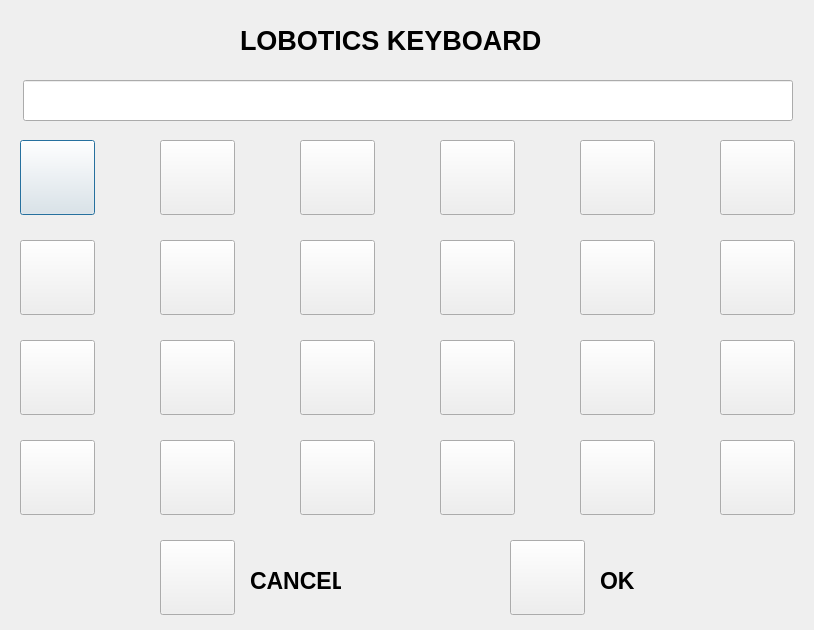
<?xml version="1.0" encoding="UTF-8"?>
<ui version="4.0">
 <class>Dialog</class>
 <widget class="QDialog" name="Dialog">
  <property name="geometry">
   <rect>
    <x>0</x>
    <y>0</y>
    <width>814</width>
    <height>630</height>
   </rect>
  </property>
  <property name="windowTitle">
   <string>Dialog</string>
  </property>
  <widget class="QLineEdit" name="lineEdit">
   <property name="geometry">
    <rect>
     <x>23</x>
     <y>80</y>
     <width>770</width>
     <height>41</height>
    </rect>
   </property>
   <property name="font">
    <font>
     <pointsize>20</pointsize>
    </font>
   </property>
   <property name="text">
    <string/>
   </property>
  </widget>
  <widget class="QPushButton" name="pushButton_0">
   <property name="geometry">
    <rect>
     <x>20</x>
     <y>140</y>
     <width>75</width>
     <height>75</height>
    </rect>
   </property>
   <property name="text">
    <string/>
   </property>
  </widget>
  <widget class="QPushButton" name="pushButton_1">
   <property name="geometry">
    <rect>
     <x>160</x>
     <y>140</y>
     <width>75</width>
     <height>75</height>
    </rect>
   </property>
   <property name="text">
    <string/>
   </property>
  </widget>
  <widget class="QPushButton" name="pushButton_2">
   <property name="geometry">
    <rect>
     <x>300</x>
     <y>140</y>
     <width>75</width>
     <height>75</height>
    </rect>
   </property>
   <property name="text">
    <string/>
   </property>
  </widget>
  <widget class="QPushButton" name="pushButton_3">
   <property name="geometry">
    <rect>
     <x>440</x>
     <y>140</y>
     <width>75</width>
     <height>75</height>
    </rect>
   </property>
   <property name="text">
    <string/>
   </property>
  </widget>
  <widget class="QPushButton" name="pushButton_4">
   <property name="geometry">
    <rect>
     <x>580</x>
     <y>140</y>
     <width>75</width>
     <height>75</height>
    </rect>
   </property>
   <property name="text">
    <string/>
   </property>
  </widget>
  <widget class="QPushButton" name="pushButton_5">
   <property name="geometry">
    <rect>
     <x>720</x>
     <y>140</y>
     <width>75</width>
     <height>75</height>
    </rect>
   </property>
   <property name="text">
    <string/>
   </property>
  </widget>
  <widget class="QPushButton" name="pushButton_6">
   <property name="geometry">
    <rect>
     <x>20</x>
     <y>240</y>
     <width>75</width>
     <height>75</height>
    </rect>
   </property>
   <property name="text">
    <string/>
   </property>
  </widget>
  <widget class="QPushButton" name="pushButton_7">
   <property name="geometry">
    <rect>
     <x>160</x>
     <y>240</y>
     <width>75</width>
     <height>75</height>
    </rect>
   </property>
   <property name="text">
    <string/>
   </property>
  </widget>
  <widget class="QPushButton" name="pushButton_8">
   <property name="geometry">
    <rect>
     <x>300</x>
     <y>240</y>
     <width>75</width>
     <height>75</height>
    </rect>
   </property>
   <property name="text">
    <string/>
   </property>
  </widget>
  <widget class="QPushButton" name="pushButton_9">
   <property name="geometry">
    <rect>
     <x>440</x>
     <y>240</y>
     <width>75</width>
     <height>75</height>
    </rect>
   </property>
   <property name="text">
    <string/>
   </property>
  </widget>
  <widget class="QPushButton" name="pushButton_m">
   <property name="geometry">
    <rect>
     <x>580</x>
     <y>240</y>
     <width>75</width>
     <height>75</height>
    </rect>
   </property>
   <property name="text">
    <string/>
   </property>
  </widget>
  <widget class="QPushButton" name="pushButton_g">
   <property name="geometry">
    <rect>
     <x>720</x>
     <y>240</y>
     <width>75</width>
     <height>75</height>
    </rect>
   </property>
   <property name="text">
    <string/>
   </property>
  </widget>
  <widget class="QPushButton" name="pushButton_l">
   <property name="geometry">
    <rect>
     <x>20</x>
     <y>340</y>
     <width>75</width>
     <height>75</height>
    </rect>
   </property>
   <property name="text">
    <string/>
   </property>
  </widget>
  <widget class="QPushButton" name="pushButton_x">
   <property name="geometry">
    <rect>
     <x>160</x>
     <y>340</y>
     <width>75</width>
     <height>75</height>
    </rect>
   </property>
   <property name="text">
    <string/>
   </property>
  </widget>
  <widget class="QPushButton" name="pushButton_y">
   <property name="geometry">
    <rect>
     <x>300</x>
     <y>340</y>
     <width>75</width>
     <height>75</height>
    </rect>
   </property>
   <property name="text">
    <string/>
   </property>
  </widget>
  <widget class="QPushButton" name="pushButton_z">
   <property name="geometry">
    <rect>
     <x>440</x>
     <y>340</y>
     <width>75</width>
     <height>75</height>
    </rect>
   </property>
   <property name="text">
    <string/>
   </property>
  </widget>
  <widget class="QPushButton" name="pushButton_e">
   <property name="geometry">
    <rect>
     <x>580</x>
     <y>340</y>
     <width>75</width>
     <height>75</height>
    </rect>
   </property>
   <property name="text">
    <string/>
   </property>
  </widget>
  <widget class="QPushButton" name="pushButton_s">
   <property name="geometry">
    <rect>
     <x>720</x>
     <y>340</y>
     <width>75</width>
     <height>75</height>
    </rect>
   </property>
   <property name="text">
    <string/>
   </property>
  </widget>
  <widget class="QPushButton" name="pushButton_f">
   <property name="geometry">
    <rect>
     <x>20</x>
     <y>440</y>
     <width>75</width>
     <height>75</height>
    </rect>
   </property>
   <property name="text">
    <string/>
   </property>
  </widget>
  <widget class="QPushButton" name="pushButton_t">
   <property name="geometry">
    <rect>
     <x>160</x>
     <y>440</y>
     <width>75</width>
     <height>75</height>
    </rect>
   </property>
   <property name="text">
    <string/>
   </property>
  </widget>
  <widget class="QPushButton" name="pushButton_kongge">
   <property name="geometry">
    <rect>
     <x>300</x>
     <y>440</y>
     <width>75</width>
     <height>75</height>
    </rect>
   </property>
   <property name="text">
    <string/>
   </property>
  </widget>
  <widget class="QPushButton" name="pushButton_dian">
   <property name="geometry">
    <rect>
     <x>440</x>
     <y>440</y>
     <width>75</width>
     <height>75</height>
    </rect>
   </property>
   <property name="text">
    <string/>
   </property>
  </widget>
  <widget class="QPushButton" name="pushButton_fuhao">
   <property name="geometry">
    <rect>
     <x>580</x>
     <y>440</y>
     <width>75</width>
     <height>75</height>
    </rect>
   </property>
   <property name="text">
    <string/>
   </property>
  </widget>
  <widget class="QPushButton" name="pushButton_delete">
   <property name="geometry">
    <rect>
     <x>720</x>
     <y>440</y>
     <width>75</width>
     <height>75</height>
    </rect>
   </property>
   <property name="text">
    <string/>
   </property>
  </widget>
  <widget class="QPushButton" name="pushButton_cancel">
   <property name="geometry">
    <rect>
     <x>160</x>
     <y>540</y>
     <width>75</width>
     <height>75</height>
    </rect>
   </property>
   <property name="text">
    <string/>
   </property>
  </widget>
  <widget class="QLabel" name="label">
   <property name="geometry">
    <rect>
     <x>250</x>
     <y>560</y>
     <width>91</width>
     <height>41</height>
    </rect>
   </property>
   <property name="font">
    <font>
     <pointsize>17</pointsize>
     <weight>75</weight>
     <bold>true</bold>
    </font>
   </property>
   <property name="text">
    <string>CANCEL</string>
   </property>
  </widget>
  <widget class="QLabel" name="label_2">
   <property name="geometry">
    <rect>
     <x>600</x>
     <y>560</y>
     <width>91</width>
     <height>41</height>
    </rect>
   </property>
   <property name="font">
    <font>
     <pointsize>17</pointsize>
     <weight>75</weight>
     <bold>true</bold>
    </font>
   </property>
   <property name="text">
    <string>OK</string>
   </property>
  </widget>
  <widget class="QPushButton" name="pushButton_ok">
   <property name="geometry">
    <rect>
     <x>510</x>
     <y>540</y>
     <width>75</width>
     <height>75</height>
    </rect>
   </property>
   <property name="text">
    <string/>
   </property>
  </widget>
  <widget class="QLabel" name="label_3">
   <property name="geometry">
    <rect>
     <x>240</x>
     <y>25</y>
     <width>311</width>
     <height>31</height>
    </rect>
   </property>
   <property name="font">
    <font>
     <pointsize>20</pointsize>
     <weight>75</weight>
     <bold>true</bold>
    </font>
   </property>
   <property name="text">
    <string>LOBOTICS KEYBOARD</string>
   </property>
  </widget>
 </widget>
 <resources/>
 <connections/>
</ui>
